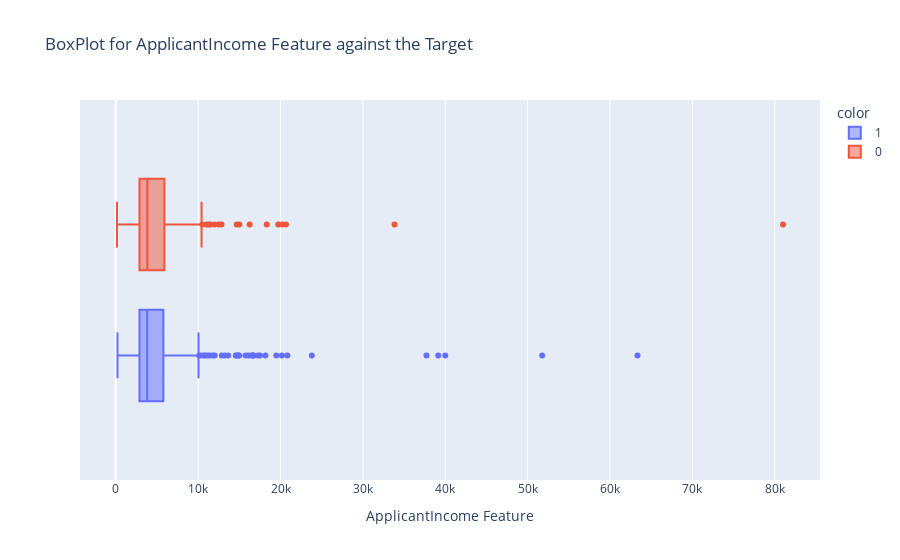
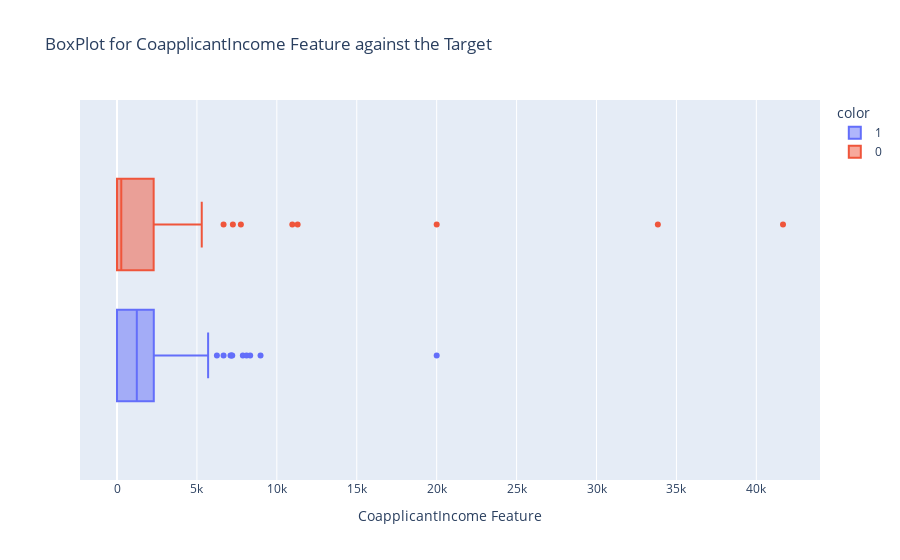
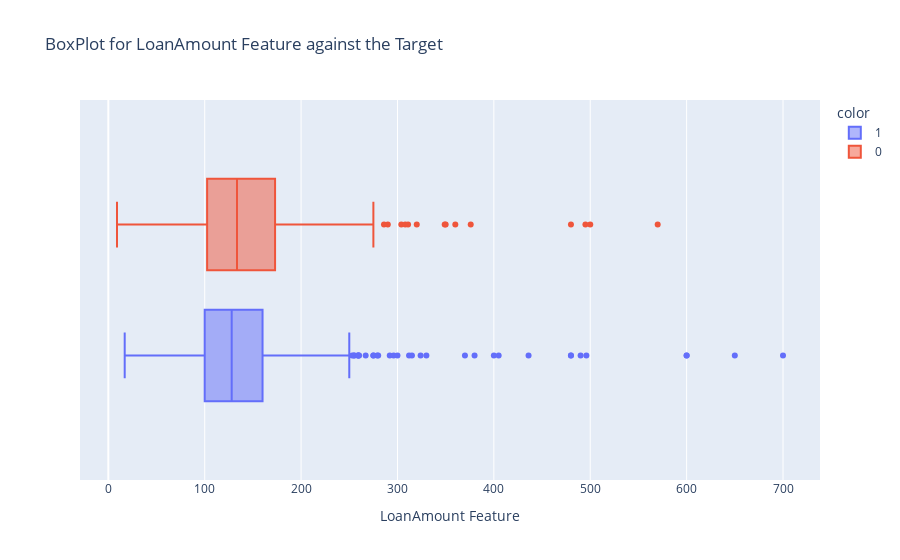

The code cell stored with these charts, in order, in its notebook:
### Code cell
# Select features to plot
plot_cols = ['ApplicantIncome', 'CoapplicantIncome', 'LoanAmount']

# Plot numeric features against target
plt.Figure(figsize=(3,4))
for col in plot_cols:
    fig = px.box(data_frame=df[plot_cols], x=col, color=df['Loan_Status'], title=f'BoxPlot for {col} Feature against the Target')
    fig.update_layout(xaxis_title=f'{col} Feature')
    fig.show()

### Figure 1 — Plotly figure (JSON) as saved in the notebook; plotly's stock layout.template omitted (floating-point values rounded to 4 significant figures; data arrays with more than 128 entries replaced by an {"elided": "..."} marker saying what was removed)
{"data": [{"alignmentgroup": "True", "hovertemplate": "color=1<br>ApplicantIncome=%{x}<extra></extra>", "legendgroup": "1", "marker": {"color": "#636efa"}, "name": "1", "notched": false, "offsetgroup": "1", "orientation": "h", "showlegend": true, "type": "box", "x": {"elided": "422 int values"}, "x0": " ", "xaxis": "x", "y0": " ", "yaxis": "y"}, {"alignmentgroup": "True", "hovertemplate": "color=0<br>ApplicantIncome=%{x}<extra></extra>", "legendgroup": "0", "marker": {"color": "#EF553B"}, "name": "0", "notched": false, "offsetgroup": "0", "orientation": "h", "showlegend": true, "type": "box", "x": {"elided": "192 int values"}, "x0": " ", "xaxis": "x", "y0": " ", "yaxis": "y"}], "layout": {"boxmode": "group", "legend": {"title": {"text": "color"}, "tracegroupgap": 0}, "title": {"text": "BoxPlot for ApplicantIncome Feature against the Target"}, "xaxis": {"anchor": "y", "domain": [0, 1], "title": {"text": "ApplicantIncome Feature"}}, "yaxis": {"anchor": "x", "domain": [0, 1]}}}

### Figure 2 — Plotly figure (JSON) as saved in the notebook; plotly's stock layout.template omitted (floating-point values rounded to 4 significant figures; data arrays with more than 128 entries replaced by an {"elided": "..."} marker saying what was removed)
{"data": [{"alignmentgroup": "True", "hovertemplate": "color=1<br>CoapplicantIncome=%{x}<extra></extra>", "legendgroup": "1", "marker": {"color": "#636efa"}, "name": "1", "notched": false, "offsetgroup": "1", "orientation": "h", "showlegend": true, "type": "box", "x": {"elided": "422 float values"}, "x0": " ", "xaxis": "x", "y0": " ", "yaxis": "y"}, {"alignmentgroup": "True", "hovertemplate": "color=0<br>CoapplicantIncome=%{x}<extra></extra>", "legendgroup": "0", "marker": {"color": "#EF553B"}, "name": "0", "notched": false, "offsetgroup": "0", "orientation": "h", "showlegend": true, "type": "box", "x": {"elided": "192 int values"}, "x0": " ", "xaxis": "x", "y0": " ", "yaxis": "y"}], "layout": {"boxmode": "group", "legend": {"title": {"text": "color"}, "tracegroupgap": 0}, "title": {"text": "BoxPlot for CoapplicantIncome Feature against the Target"}, "xaxis": {"anchor": "y", "domain": [0, 1], "title": {"text": "CoapplicantIncome Feature"}}, "yaxis": {"anchor": "x", "domain": [0, 1]}}}

### Figure 3 — Plotly figure (JSON) as saved in the notebook; plotly's stock layout.template omitted (floating-point values rounded to 4 significant figures; data arrays with more than 128 entries replaced by an {"elided": "..."} marker saying what was removed)
{"data": [{"alignmentgroup": "True", "hovertemplate": "color=1<br>LoanAmount=%{x}<extra></extra>", "legendgroup": "1", "marker": {"color": "#636efa"}, "name": "1", "notched": false, "offsetgroup": "1", "orientation": "h", "showlegend": true, "type": "box", "x": {"elided": "422 float values"}, "x0": " ", "xaxis": "x", "y0": " ", "yaxis": "y"}, {"alignmentgroup": "True", "hovertemplate": "color=0<br>LoanAmount=%{x}<extra></extra>", "legendgroup": "0", "marker": {"color": "#EF553B"}, "name": "0", "notched": false, "offsetgroup": "0", "orientation": "h", "showlegend": true, "type": "box", "x": {"elided": "192 float values"}, "x0": " ", "xaxis": "x", "y0": " ", "yaxis": "y"}], "layout": {"boxmode": "group", "legend": {"title": {"text": "color"}, "tracegroupgap": 0}, "title": {"text": "BoxPlot for LoanAmount Feature against the Target"}, "xaxis": {"anchor": "y", "domain": [0, 1], "title": {"text": "LoanAmount Feature"}}, "yaxis": {"anchor": "x", "domain": [0, 1]}}}
